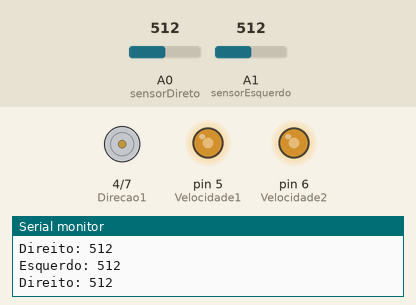
The sketch below on a simulated Arduino Uno, built with avr-gcc and run on an emulated ATmega328P. Parts: motor-driver pin pairs drawn as motors (green arrow = first pin HIGH = forward, orange = second pin HIGH = backward, longer = more drive), output pins drawn as LEDs (lit = HIGH), the last lines printed to the serial monitor. The test bench sets the inputs (shaded band); at power-on: A0 (sensorDireto) = 512, A1 (sensorEsquerdo) = 512.

Above: at 1.3 s.
1.4 s: A0 (sensorDireto) set to 690
2.9 s: A0 (sensorDireto) set to 710
At 3.7 s:
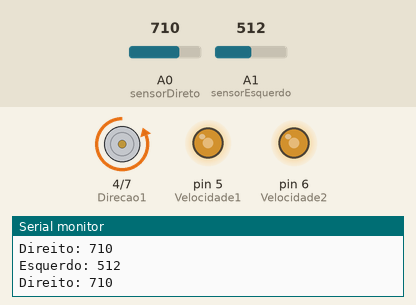
4.5 s: A0 (sensorDireto) set to 511
At 4.9 s:
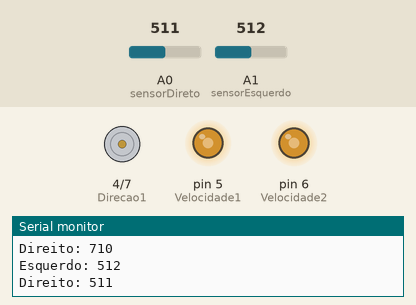
6.0 s: A1 (sensorEsquerdo) set to 690
7.5 s: A1 (sensorEsquerdo) set to 714
At 8.6 s:
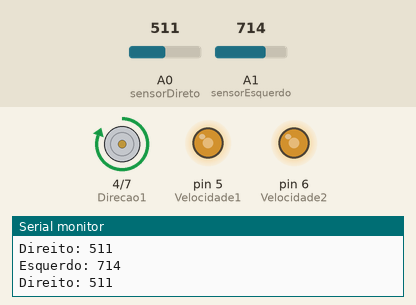
9.0 s: A1 (sensorEsquerdo) set to 511
At 9.8 s:
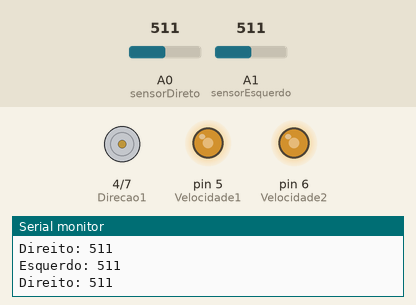
Timing chart, 0 to 11.5 s (numbered marks = the images above; inputs shaded):
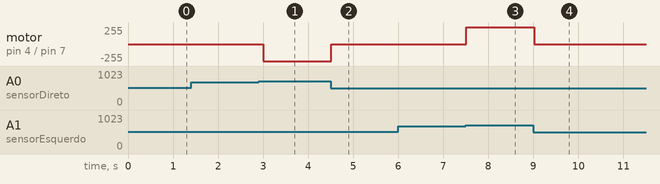

Measured:
- the behaviour switches between 700 and 701 on A0 (sensorDireto) (found by bisection; images 0 and 1)
- the behaviour switches between 700 and 701 on A1 (sensorEsquerdo) (found by bisection; images 2 and 3)
- after the input at 2.9 s, motor on pin 4 (Direcao1) / pin 7 (Direcao2): stopped → backward 255/255 after 0.11 s
- after the input at 4.5 s, motor on pin 4 (Direcao1) / pin 7 (Direcao2): backward 255/255 → stopped at once
- after the input at 7.5 s, motor on pin 4 (Direcao1) / pin 7 (Direcao2): stopped → forward 255/255 at once
- after the input at 9.0 s, motor on pin 4 (Direcao1) / pin 7 (Direcao2): forward 255/255 → stopped at once

The sketch:

OBR-ANALOGICO.INO
```cpp
// Definindo as portas dos sensores
const int sensorDireto = A0;
const int sensorEsquerdo = A1;
const int trigPin = A2;  // Porta Trigger do sensor ultrassônico
const int echoPin = A3;  // Porta Echo do sensor ultrassônico
const int Velocidade1 = 5;
const int Velocidade2 = 6;
const int Direcao1 = 4;
const int Direcao2 = 7;

int Valor_Sensor = 0;
int Valor_Corte = 700;
int SensorEsquerdo = 0;
int SensorDireito = 0;

void setup() {
  // Iniciando a comunicação serial
  Serial.begin(9600);

  // Definindo as portas como entrada para os sensores de linha
  pinMode(sensorDireto, INPUT);
  pinMode(sensorEsquerdo, INPUT);

  // Definindo as portas do sensor ultrassônico
  pinMode(trigPin, OUTPUT);
  pinMode(echoPin, INPUT);

  // Configurando portas de controle do motor
  pinMode(Velocidade1, OUTPUT);
  pinMode(Velocidade2, OUTPUT);
  pinMode(Direcao1, OUTPUT);
  pinMode(Direcao2, OUTPUT);

  // Configurações iniciais
  Saida_Digital();
}

void loop() {
  // Exemplo de leitura de sensores e execução de movimento
  Leitura_Sensor_N(1);
  SensorEsquerdo = Valor_Sensor;
  Leitura_Sensor_N(2);
  SensorDireito = Valor_Sensor;

  Serial.print("Esquerdo: ");
  Serial.println(SensorEsquerdo);
  Serial.print("Direito: ");
  Serial.println(SensorDireito);

  Andar_Reto();
  Curva_Direita();
  Curva_Esquerda();

  delay(500);
}

void Saida_Digital(){
  analogWrite(Velocidade1, 155);
  analogWrite(Velocidade2, 155);
  digitalWrite(Direcao1, HIGH);
  digitalWrite(Direcao2, HIGH);
}

void Leitura_Sensor_N(int sensor) {
  if (sensor == 1) {
    Valor_Sensor = analogRead(sensorEsquerdo);
  } else if (sensor == 2) {
    Valor_Sensor = analogRead(sensorDireto);
  }
}

void Andar_Reto(){
  if(((SensorEsquerdo > Valor_Corte)  &&  (SensorDireito > Valor_Corte))  ||  ((SensorEsquerdo < Valor_Corte)  &&  (SensorDireito < Valor_Corte))){
    digitalWrite(Direcao1, LOW);
    digitalWrite(Direcao2, LOW);
    analogWrite(Velocidade1, 155);
    analogWrite(Velocidade2, 155);
  }
}

void Curva_Direita(){
  if((SensorEsquerdo < Valor_Corte)  &&  (SensorDireito > Valor_Corte)){
    digitalWrite(Direcao1, LOW);
    digitalWrite(Direcao2, HIGH);
    analogWrite(Velocidade1, 155);
    analogWrite(Velocidade2, 155);
  }
}

void Curva_Esquerda(){
  if((SensorEsquerdo > Valor_Corte)  &&  (SensorDireito < Valor_Corte)){
    digitalWrite(Direcao1, HIGH);
    digitalWrite(Direcao2, LOW);
    analogWrite(Velocidade1, 155);
    analogWrite(Velocidade2, 155);
  }
}
```
